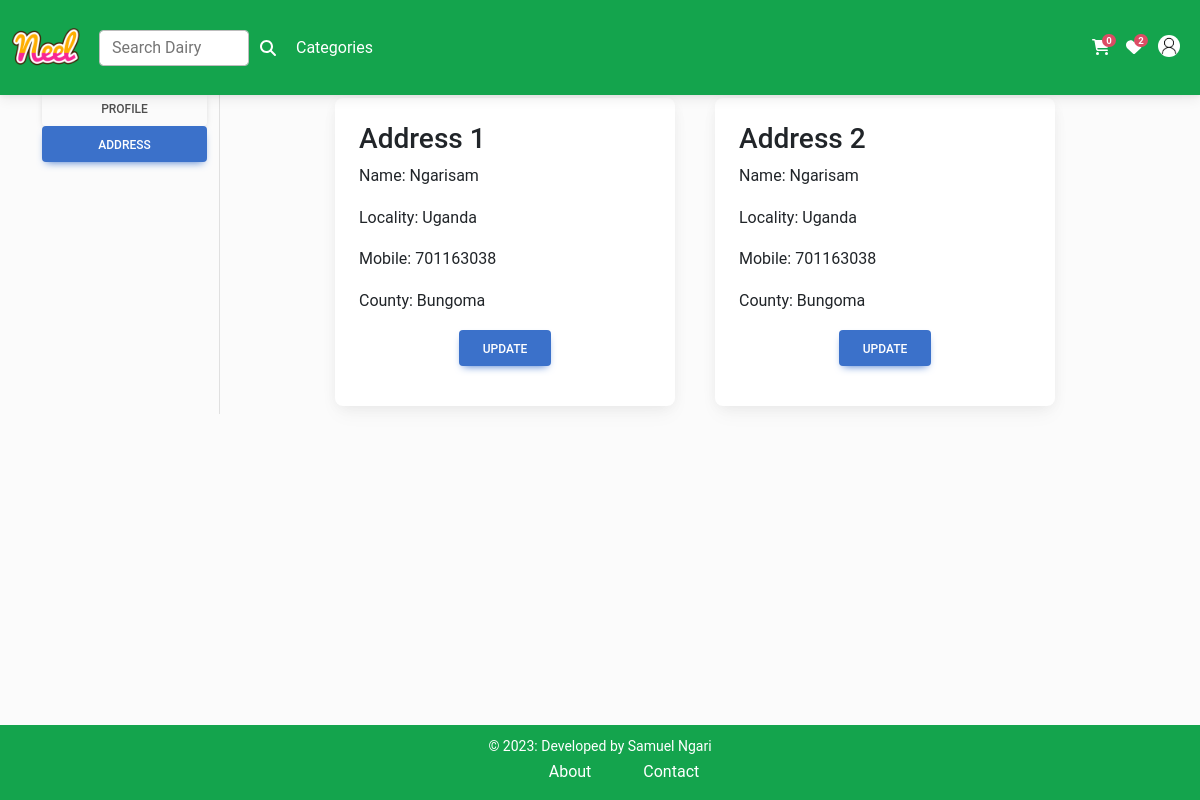
The page /address/ (signed in) on the database its author committed.
### myshop/models.py (models this page shows, shortened)
class Customer(models.Model):
    user=models.ForeignKey(User, on_delete=models.CASCADE)
    name=models.CharField(max_length=100)
    locality=models.CharField(max_length=50)
    city=models.CharField(max_length=50)
    mobile=models.IntegerField(default=0)
    county=models.CharField(choices=COUNTY_CHOICES, max_length=20)

### myshop/views.py (the view)
# urls.py: path('address/',views.address, name="address"),
def address(request):
    if(request.user.is_authenticated):
        add=Customer.objects.filter(user=request.user)
        return render(request,'myshop/address.html',locals())
    else:
        return redirect('login')

### myshop/context_processors.py (called while the page is built)
def total_quantity_count(request):
    if(request.user.is_authenticated):
        cart_count=Cart.objects.filter(user=request.user).aggregate(total_quantity=Sum('quantity'))
        iswishlist=Wishlist.objects.filter(user=request.user).count()
        return {'cart_count':cart_count, 'iswishlist':iswishlist,}
    else:
         return {}

### myshop/templates/myshop/address.html (shortened to what this page needs)
{% extends 'myshop/base.html' %}
{% load static %}
{% block main-content %}
<div class="container my-5">
    <div class="row">
        <h3>Welcome, <span class="text-capitalize">{{request.user}}</span></h3>
        <div class="col-sm-2 border-end">
            <ul class="list-unstyled">
                <li class="d-grid"><a href="{% url 'profile' %}" class="btn ">Profile</a></li>
                <li class="d-grid"><a href="{% url 'address' %}" class="btn btn-primary">Address</a></li>
            </ul>
        </div>
        <div class="col-sm-8 offset-sm-1">
            <div class="row">
                {% for ad in add %}
                <div  class="col-sm-6">
                <div class="card m-2">
                    <div class="card-body">
                        <h3>Address {{forloop.counter}}</h3>
                        <p class="text-capitalize">Name: {{ad.user }}</p>
                        <p>Locality: {{ ad.locality }}</p>
                        <p>Mobile: {{ad.mobile}}</p>
                        <p>County: {{ad.county}}</p>
                        <p class="text-center"><a href="{% url 'update-address' pk=ad.id %}" type="button" class="btn btn-primary">Update</a></p>
                    </div>
                </div>
            </div>
                {% endfor %}
            </div>
        </div>
    </div>
    </div>
{% endblock main-content %}

### myshop/static/myshop/css/style.css (style rules this page uses)
body { background-color: #fbfbfb; }

### rows shown on the page
Customer: user "Ngarisam", locality "Uganda", mobile "701163038", county "Bungoma"
Customer: user "Ngarisam", locality "Uganda", mobile "701163038", county "Bungoma"

### other values the page prints
{{ iswishlist }} "2"
